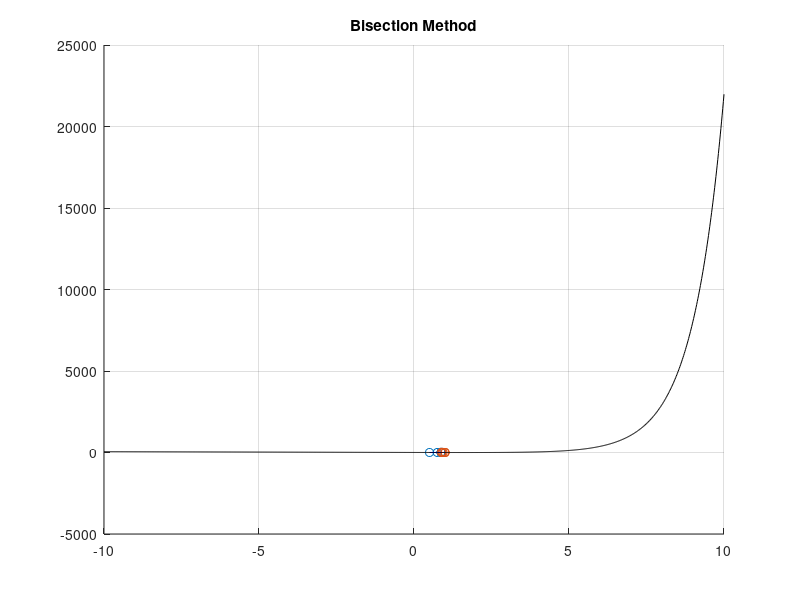

Write MATLAB code to recreate this figure. (Note: this script raises an error after producing the figure.)
%% Bisection Method

clc;

% Define f(x) here
f = @(x) exp(x) - 5*x + 2;

% Define the interval [x1,x2] here
x1 = 0.5;
x2 = 1;

% State when to stop. |f(ci)| < limit
limit = 0.005;

%% Workings

fprintf("\nBISECTION METHOD\n");

val_x1(1) = x1;
val_x2(1) = x2;

if f(x1)*f(x2) > 0
    fprintf('No roots in the interval.');
    return
end

if f(x1) == 0
    fprintf('x1 is a root!');
    return
elseif f(x2) == 0
    fprintf('x2 is a root!');
    return
end

i = 0;

%%

fprintf("\nbisection\tx1\t\t\tx_mid\t\tx2\t\t\tf(x1)\t\tf(x_mid)\tf(x2)\t\t|f(ci)|\n");

%%

while abs(f((x1+x2)/2)) > limit
    x_mid = (x1+x2)/2;
    i = i + 1;
    fprintf("%d\t\t\t%.4f\t\t%.4f\t\t%.4f\t\t", i, x1, x_mid, x2);
    fprintf("%.4f\t\t%.4f\t\t%.4f\t\t%.4f\n", f(x1), f(x_mid), f(x2), abs(f((x1+x2)/2)));
    if f(x1)*f(x_mid) < 0
        x2 = x_mid;
    elseif f(x2)*f(x_mid) < 0
        x1 = x_mid;
    end
    val_x1(i+1) = x1;
    val_x2(i+1) = x2;
end

%%

x_mid = (x1+x2)/2;
i = i + 1;
fprintf("%d\t\t\t%.4f\t\t%.4f\t\t%.4f\t\t", i, x1, x_mid, x2);
fprintf("%.4f\t\t%.4f\t\t%.4f\t\t%.4f\n", f(x1), f(x_mid), f(x2), abs(f((x1+x2)/2)));
if f(x1)*f(x_mid) < 0
    x2 = x_mid;
elseif f(x2)*f(x_mid) < 0
    x1 = x_mid;
end
val_x1(i+1) = x1;
val_x2(i+1) = x2;

fprintf('\nRoot = %.9f\nNumber of bisections = %d\n', x_mid, i);

%% Data visualisation

val_y = 1:i+1;

x = linspace(-10,10,1000);
line_y = f(x);

hold on
grid on
title('Bisection Method');
scatter(val_x1, val_y, 'blue');
scatter(val_x2, val_y, 'red');
plot(val_x1, val_y, 'blue');
plot(val_x2, val_y, 'red');
plot(x, line_y, 'black');
xline(x_mid,'magenta');


